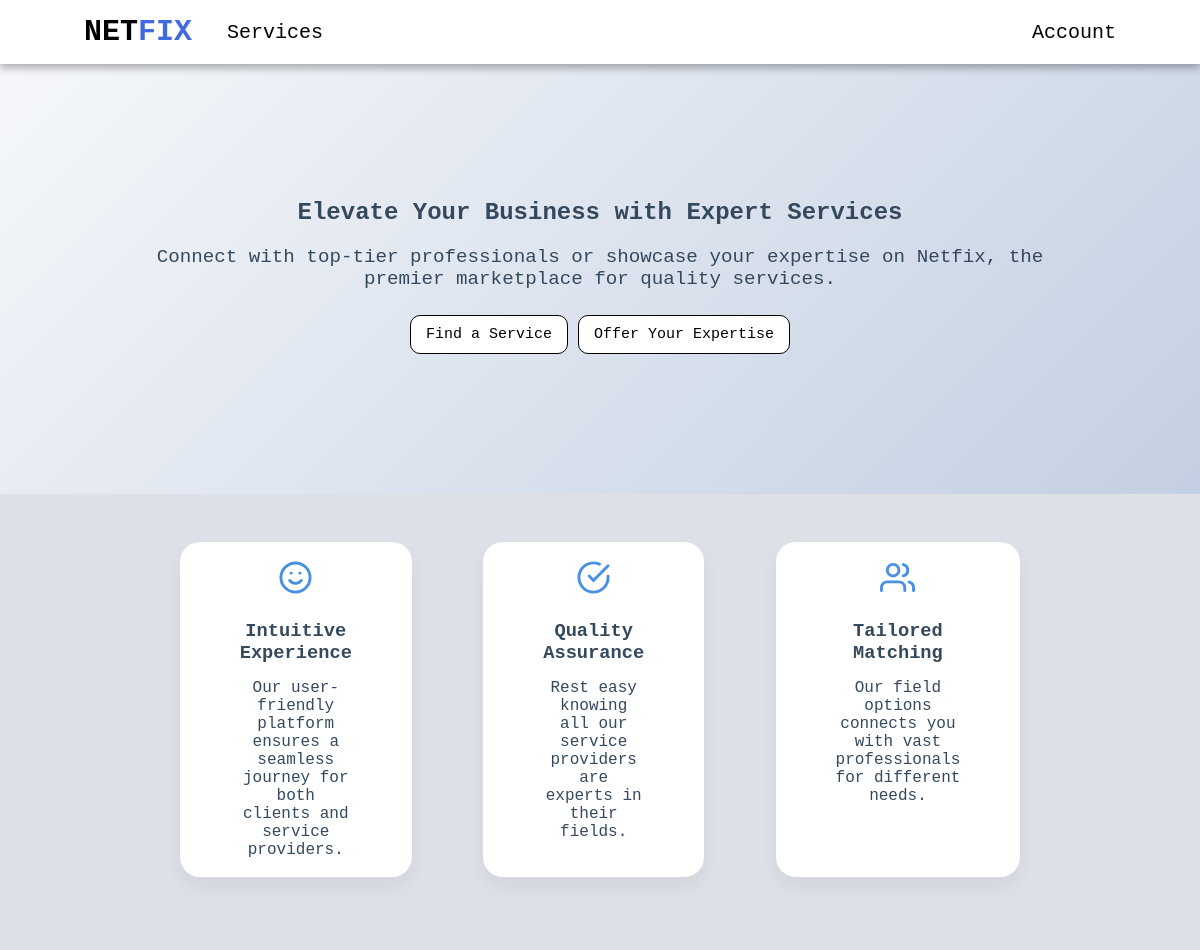
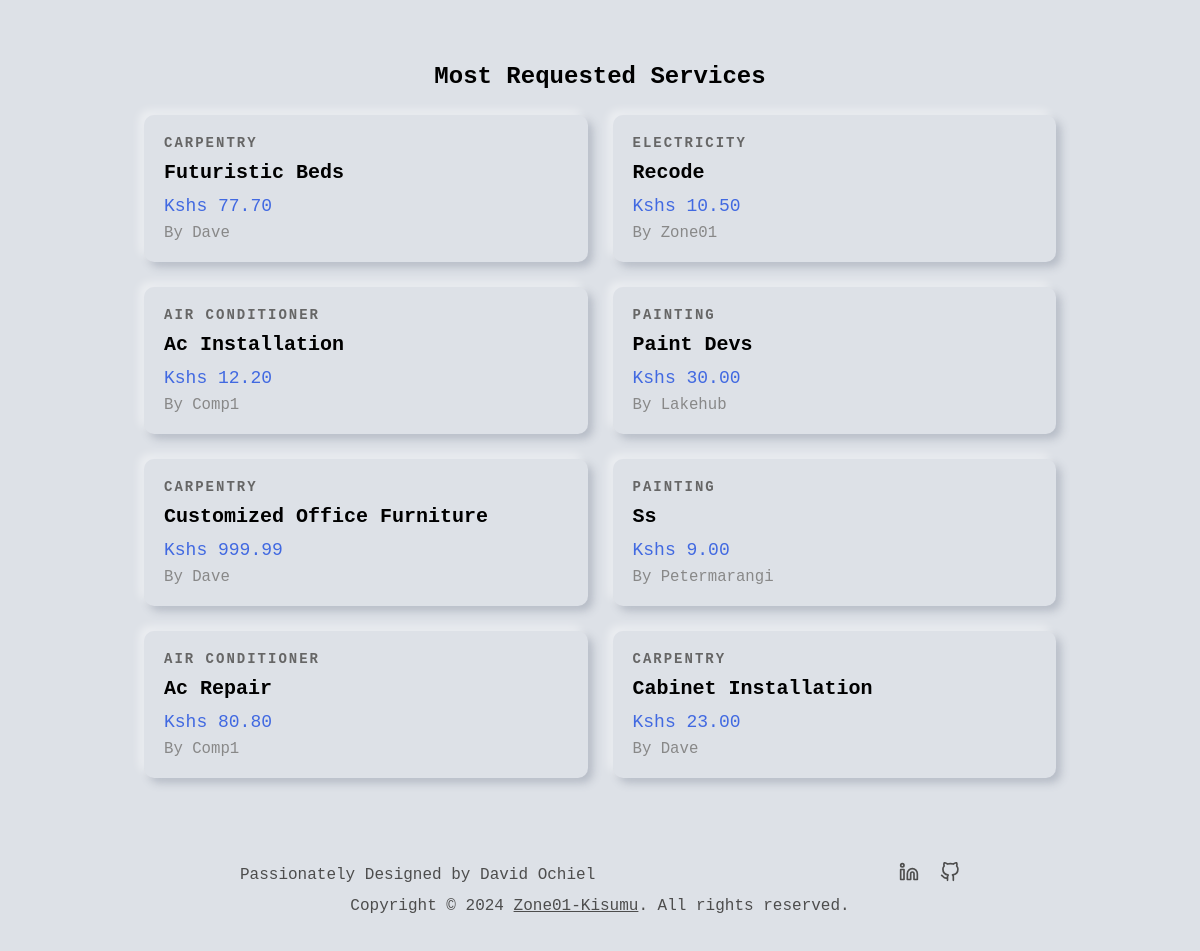
The page / on the database its author committed (2 pictures, top to bottom).
### services/models.py (models this page shows, shortened)
class Service(models.Model):
    company = models.ForeignKey(Company, default="", on_delete=models.CASCADE)
    name = models.CharField(max_length=40)
    description = models.TextField()
    price_hr = models.DecimalField(decimal_places=2, max_digits=5)
    choices = (
        ('Air Conditioner', 'Air Conditioner'),
        ('Carpentry', 'Carpentry'),
        ('Electricity', 'Electricity'),
        ('Gardening', 'Gardening'),
        ('Home Machines', 'Home Machines'),
        ('Housekeeping', 'Housekeeping'),
        ('Interior Design', 'Interior Design'),
        ('Locks', 'Locks'),
        ('Painting', 'Painting'),
        ('Plumbing', 'Plumbing'),
        ('Water Heaters', 'Water Heaters'),
    )
    field = models.CharField(max_length=30, blank=False, null=False, default="", choices=choices)
    date = models.DateTimeField(auto_now=True, null=False)
    id = models.UUIDField(default=uuid.uuid4, unique=True, primary_key=True, editable=False)

### users/models.py (models this page shows, shortened)
class Company(models.Model):
    user = models.OneToOneField(User, on_delete=models.CASCADE, primary_key=True)
    choices = (
        ('Air Conditioner', 'Air Conditioner'),
        ('All in One', 'All in One'),
        ('Carpentry', 'Carpentry'),
        ('Electricity', 'Electricity'),
        ('Gardening', 'Gardening'),
        ('Home Machines', 'Home Machines'),
        ('Housekeeping', 'Housekeeping'),
        ('Interior Design', 'Interior Design'),
        ('Locks', 'Locks'),
        ('Painting', 'Painting'),
        ('Plumbing', 'Plumbing'),
        ('Water Heaters', 'Water Heaters'),
    )
    field = models.CharField(max_length=30, blank=False, null=False, default="", choices=choices)
    class Meta:
        verbose_name = 'Company'
        verbose_name_plural = 'Companies'
    def __str__(self):
        return self.user.username

class User(AbstractUser):
    is_company = models.BooleanField(default=False)
    is_customer = models.BooleanField(default=False)
    email = models.EmailField(max_length=100, unique=True)
    username = models.CharField(max_length=100, unique=True)
    id = models.UUIDField(default=uuid.uuid4, unique=True, primary_key=True, editable=False) # override the default id field
    USERNAME_FIELD = 'email'
    REQUIRED_FIELDS = ['username']

### main/views.py (the view)
# urls.py: path("", v.home, name="home"),
def home(request):
    most_requested_services = Service.objects.annotate(request_count=Count('requestservice')).filter(request_count__gt=0).order_by('-request_count')[:8]
    context = {
        'most_requested_services': most_requested_services,
    }
    return render(request, "main/home.html", context)

### main/templates/main/home.html
{% extends 'main/base.html' %}
{% block content %}
<main>
    <section class="hero">
        <div class="hero-content">
            <h1>Elevate Your Business with Expert Services</h1>
            <p>Connect with top-tier professionals or showcase your expertise on Netfix, the premier marketplace for
                quality services.</p>
            <div class="hero-cta-buttons">
                <a href="{% url 'service_list' %}" class="btn-link">Find a Service</a>
                <a href="{% url 'service_create' %}" class="btn-link">Offer Your Expertise</a>
            </div>
        </div>
    </section>
    <section class="features non-hero-container">
        <div class="feature">
          <svg viewBox="0 0 24 24" fill="none" stroke="#4a90e2" stroke-width="2" stroke-linecap="round" stroke-linejoin="round">
            <circle cx="12" cy="12" r="10"></circle>
            <path d="M8 14s1.5 2 4 2 4-2 4-2"></path>
            <line x1="9" y1="9" x2="9.01" y2="9"></line>
            <line x1="15" y1="9" x2="15.01" y2="9"></line>
          </svg>
          <h3>Intuitive Experience</h3>
          <p>Our user-friendly platform ensures a seamless journey for both clients and service providers.</p>
        </div>
        <div class="feature">
          <svg viewBox="0 0 24 24" fill="none" stroke="#4a90e2" stroke-width="2" stroke-linecap="round" stroke-linejoin="round">
            <path d="M22 11.08V12a10 10 0 1 1-5.93-9.14"></path>
            <polyline points="22 4 12 14.01 9 11.01"></polyline>
          </svg>
          <h3>Quality Assurance</h3>
          <p>Rest easy knowing all our service providers are experts in their fields.</p>
        </div>
        <div class="feature">
          <svg viewBox="0 0 24 24" fill="none" stroke="#4a90e2" stroke-width="2" stroke-linecap="round" stroke-linejoin="round">
            <path d="M17 21v-2a4 4 0 0 0-4-4H5a4 4 0 0 0-4 4v2"></path>
            <circle cx="9" cy="7" r="4"></circle>
            <path d="M23 21v-2a4 4 0 0 0-3-3.87"></path>
            <path d="M16 3.13a4 4 0 0 1 0 7.75"></path>
          </svg>
          <h3>Tailored Matching</h3>
          <p>Our field options connects you with vast professionals for different needs.</p>
        </div>
      </section>
</main>
{% if most_requested_services %}
<section class="most-requested non-hero-container">
    <div class="services-header">
        <h1>Most Requested Services</h1>
    </div>
    <div class="services-grid">
        {% for service in most_requested_services %}
        <a href="{% url 'index' service.id %}" class="service-card">
            <div class="card-content">
                <div class="service-category">{{ service.field }}</div>
                <h2 class="service-name">{{ service.name }}</h2>
                <div class="service-price">Kshs {{ service.price_hr }}</div>
                <div class="service-company">by {{service.company}}</div>
            </div>
        </a>
        {% endfor %}
    </div>
</section>
{% endif %}
{% endblock content %}

### static/css/style.css (style rules this page uses)
* { margin: 0; padding: 0; box-sizing: border-box; font-family: 'Courier New', Courier, monospace; }
:root { --nav-height: 8vh; --default-back: #dde1e7; }
a { text-decoration: none; color: black; }
.hero { background: linear-gradient(135deg, #f5f7fa 0%, #c3cfe2 100%); padding: 135px 0; }
.hero-content { width: 80%; max-width: 77rem; margin: 0 auto; display: flex; flex-direction: column; justify-content: center; align-items: center; text-align: center; }
.hero-content h1 { margin-bottom: 20px; color: #34495e; }
.hero-content p { font-size: 1.2em; margin: 0 auto; color: #34495e; }
.hero-cta-buttons { display: flex; }
.features { display: flex; justify-content: space-around; flex-wrap: wrap; }
.feature { flex-basis: calc(25% - 20px); text-align: center; padding: 18px 60px; background-color: white; border-radius: 20px; box-shadow: 0 10px 20px rgba(0,0,0,0.05); margin-bottom: 40px; }
.feature svg { width: 35px; height: 35px; margin-bottom: 20px; }
.feature h3 { margin-bottom: 15px; color: #34495e; }
.feature p { font-size: 1em; color: #34495e; }
.non-hero-container { padding: 3rem 12%; }
.services-grid { display: grid; grid-template-columns: repeat(auto-fill, minmax(300px, 1fr)); gap: 25px; }
.services-header { display: flex; align-items: center; justify-content: center; flex-direction: column; margin-bottom: 25px; text-transform: capitalize; }
.btn-link { background-color: white; margin: 5px; border: 1px, solid black; padding: 10px 15px; border-radius: 10px; font-size: 15px; margin-top: 25px; cursor: pointer; color: black; text-decoration: none; }
.service-card { border-radius: 10px; box-shadow: -5px -5px 9px rgba(255,255,255,0.45), 5px 5px 9px rgba(94,104,121,0.3); transition: transform 0.3s; cursor: pointer; text-decoration: none; color: black; display: block; }
.card-content { padding: 20px; }
.service-category { font-size: 14px; font-weight: 800; color: #666; margin-bottom: 10px; text-transform: uppercase; letter-spacing: 2px; }
.service-name { font-size: 20px; text-transform: capitalize; font-weight: bold; margin-bottom: 12px; }
.service-price { font-size: 18px; color: royalblue; margin-bottom: 8px; }
.service-company { font-size: 98%; text-transform: capitalize; color: #888; }
svg { color: inherit; height: 20px; width: 20px; }

### rows shown on the page
Service: field "CARPENTRY", name "Futuristic Beds", price_hr "77.70", company "Dave"
Service: field "ELECTRICITY", name "Recode", price_hr "10.50", company "Zone01"
Service: field "AIR CONDITIONER", name "Ac Installation", price_hr "12.20", company "Comp1"
Service: field "PAINTING", name "Paint Devs", price_hr "30.00", company "Lakehub"
Service: field "CARPENTRY", name "Customized Office Furniture", price_hr "999.99", company "Dave"
Service: field "PAINTING", name "Ss", price_hr "9.00", company "Petermarangi"
Service: field "AIR CONDITIONER", name "Ac Repair", price_hr "80.80", company "Comp1"
Service: field "CARPENTRY", name "Cabinet Installation", price_hr "23.00", company "Dave"
